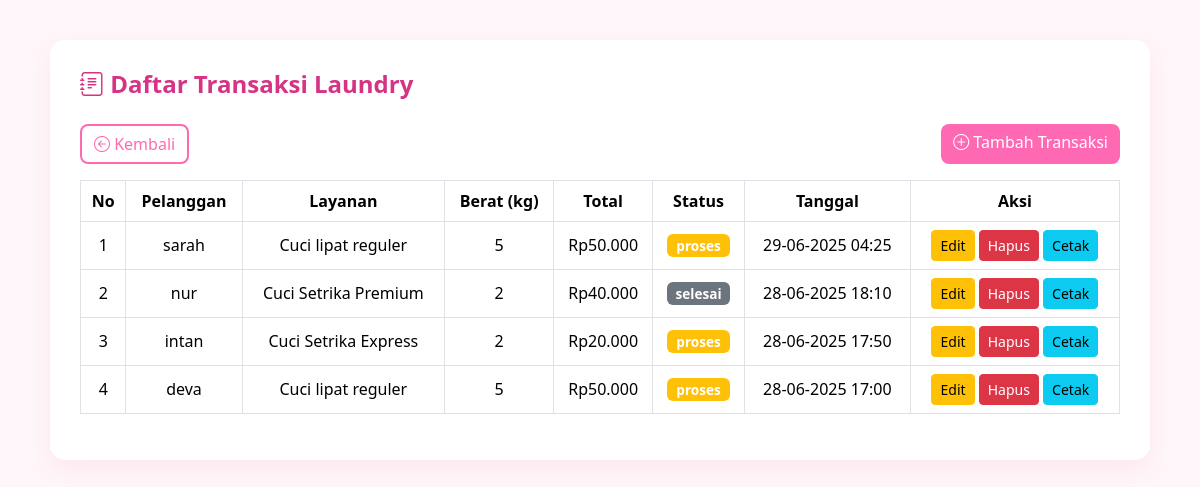
The page /admin/transaksi.php on the database its author committed.
### tables this page shows
CREATE TABLE `transaksi` (
  `id` int(11) NOT NULL,
  `user_id` int(11) DEFAULT NULL,
  `layanan_id` int(11) DEFAULT NULL,
  `berat` float NOT NULL,
  `total` int(11) NOT NULL,
  `status` varchar(20) DEFAULT NULL,
  `status_id` int(11) DEFAULT NULL,
  `tanggal` timestamp NOT NULL DEFAULT current_timestamp(),
  `id_user` int(11) DEFAULT NULL
);

CREATE TABLE `users` (
  `id` int(11) NOT NULL,
  `username` varchar(50) NOT NULL,
  `password` varchar(255) NOT NULL,
  `full_name` varchar(100) DEFAULT NULL,
  `email` varchar(100) DEFAULT NULL,
  `phone` varchar(20) DEFAULT NULL,
  `role_id` int(11) DEFAULT NULL,
  `created_at` timestamp NOT NULL DEFAULT current_timestamp(),
  `role` int(11) NOT NULL DEFAULT 2
);

CREATE TABLE `layanan` (
  `id` int(11) NOT NULL,
  `nama_layanan` varchar(100) NOT NULL,
  `harga` decimal(10,2) DEFAULT NULL,
  `kategori_id` int(11) DEFAULT NULL,
  `nama` varchar(100) NOT NULL
);

### admin/transaksi.php (the view, shortened to what this page needs)
<?php
include '../includes/db.php';
$query = mysqli_query($conn, "
    SELECT transaksi.*, users.username, layanan.nama_layanan AS layanan_nama
    FROM transaksi
    JOIN users ON transaksi.user_id = users.id
    JOIN layanan ON transaksi.layanan_id = layanan.id
    ORDER BY transaksi.tanggal DESC
");
?>
<!DOCTYPE html>
<html>
<head>
  <link href="https://cdn.jsdelivr.net/npm/bootstrap@5.3.3/dist/css/bootstrap.min.css" rel="stylesheet">
  <link href="https://cdn.jsdelivr.net/npm/bootstrap-icons@1.10.5/font/bootstrap-icons.css" rel="stylesheet">
</head>
<body>
<div class="container">
  <h4><i class="bi bi-journal-text"></i> Daftar Transaksi Laundry</h4>
  <div class="mb-3 d-flex justify-content-between">
    <a href="dashboard.php" class="btn btn-outline-pink">
      <i class="bi bi-arrow-left-circle"></i> Kembali
    </a>
    <a href="transaksi_add.php" class="btn btn-pink">
      <i class="bi bi-plus-circle"></i> Tambah Transaksi
    </a>
  </div>
  <div class="table-responsive">
    <table class="table table-bordered align-middle text-center">
      <thead>
        <tr>
          <th>No</th>
          <th>Pelanggan</th>
          <th>Layanan</th>
          <th>Berat (kg)</th>
          <th>Total</th>
          <th>Status</th>
          <th>Tanggal</th>
          <th>Aksi</th>
        </tr>
      </thead>
      <tbody>
        <?php $no = 1; if (mysqli_num_rows($query) > 0): while($row = mysqli_fetch_assoc($query)): ?>
        <tr>
          <td><?= $no++ ?></td>
          <td><?= htmlspecialchars($row['username']) ?></td>
          <td><?= htmlspecialchars($row['layanan_nama']) ?></td>
          <td><?= $row['berat'] ?></td>
          <td>Rp<?= number_format($row['total'], 0, ',', '.') ?></td>
          <td>
            <span class="badge bg-<?= $row['status'] === 'selesai' ? 'secondary' : ($row['status'] === 'diambil' ? 'success' : 'warning') ?>">
              <?= htmlspecialchars($row['status']) ?>
            </span>
          </td>
          <td><?= date('d-m-Y H:i', strtotime($row['tanggal'])) ?></td>
          <td>
            <a href="transaksi_edit.php?id=<?= $row['id'] ?>" class="btn btn-sm btn-warning">Edit</a>
            <a href="transaksi_delete.php?id=<?= $row['id'] ?>" class="btn btn-sm btn-danger" onclick="return confirm('Yakin hapus?')">Hapus</a>
            <a href="transaksi_struk_multi.php?id=<?= $row['id'] ?>" target="_blank" class="btn btn-sm btn-info">Cetak</a>
          </td>
        </tr>
        <?php endwhile; else: ?>
        <tr><td colspan="8">Belum ada data transaksi.</td></tr>
        <?php endif; ?>
      </tbody>
    </table>
  </div>
</div>
</body>
</html>

### admin/transaksi.php (style rules this page uses)
body { background-color: #fef6f9; font-family: 'Segoe UI', sans-serif; }
.container { max-width: 1100px; margin: 40px auto; background-color: white; padding: 30px; border-radius: 15px; box-shadow: 0px 10px 20px rgba(255, 105, 180, 0.1); }
h4 { color: #d63384; font-weight: bold; margin-bottom: 25px; }
.btn-pink { background-color: #ff69b4; color: white; border-radius: 8px; border: none; }
.btn-outline-pink { border: 2px solid #ff69b4; color: #ff69b4; border-radius: 8px; background-color: white; }
.table thead { background-color: #ffe0f0; color: #d63384; }
.badge { font-size: 0.85rem; text-transform: lowercase; }

### rows shown on the page
transaksi: user.username "sarah", layanan.nama_layanan "Cuci lipat reguler", berat "5", total "50.000", status "proses", tanggal "29-06-2025 04:25"
transaksi: user.username "nur", layanan.nama_layanan "Cuci Setrika Premium", berat "2", total "40.000", status "selesai", tanggal "28-06-2025 18:10"
transaksi: user.username "intan", layanan.nama_layanan "Cuci Setrika Express", berat "2", total "20.000", status "proses", tanggal "28-06-2025 17:50"
transaksi: user.username "deva", layanan.nama_layanan "Cuci lipat reguler", berat "5", total "50.000", status "proses", tanggal "28-06-2025 17:00"
